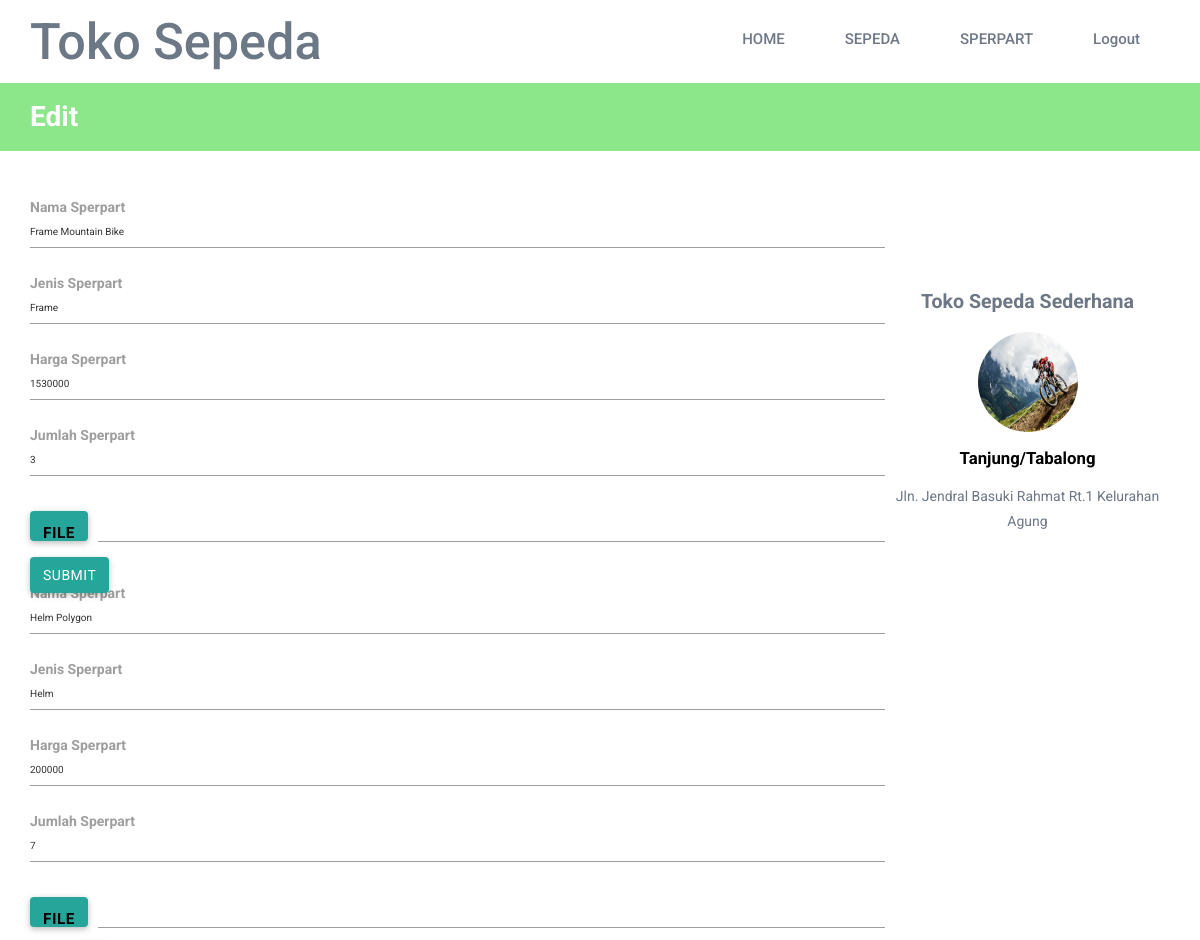
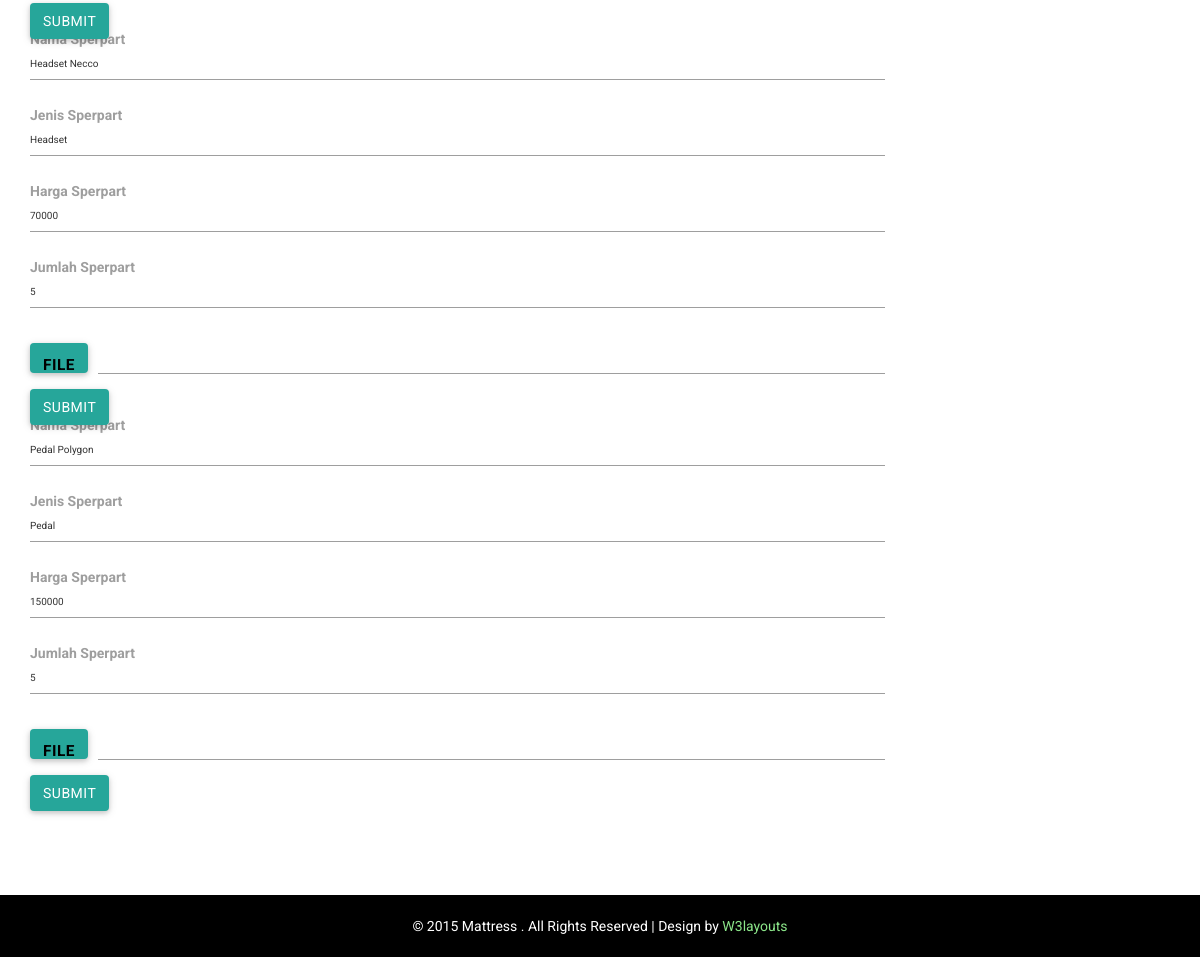
Screenshot of /php/admin/edit_sperpart.php with the database file from the repository (2 pictures, top to bottom).
### tables this page shows
CREATE TABLE `sperpart` (
  `id_sperpart` int(10) NOT NULL,
  `jenis` varchar(100) NOT NULL,
  `nama_sperpart` varchar(50) NOT NULL,
  `harga_sperpart` int(50) NOT NULL,
  `jumlah_barang` int(25) NOT NULL,
  `keterangan` varchar(250) NOT NULL,
  `gambar` varchar(100) NOT NULL
);

### php/admin/edit_sperpart.php (the view, shortened to what this page needs)
<?php
include_once('../sumber.php');
?>
<!DOCTYPE html>
<html>
<head>
<link href="../../materialize/css/style.css" rel="stylesheet" type="text/css" media="all" />
<link href="../../materialize/css/materialize.css" rel="stylesheet" type="text/css" media="all" />
<link href="../../materialize/css/materialize.min.css" rel="stylesheet" type="text/css" media="all" />
<link href="../../css/bootstrap.css" rel="stylesheet" type="text/css" media="all" />
<link href="../../css/style.css" rel="stylesheet" type="text/css" media="all" />
<link href="../../css/memenu.css" rel="stylesheet" type="text/css" media="all" />
</head>
<body>
		<div class="container">
			<div class="head-top">
				<div class="logo">
					<h1><a href="admin.php">Toko Sepeda</a></h1>
				</div>
		  <div class=" h_menu4">
				<ul class="memenu skyblue">
					  <li><a class="color8" href="admin.php">HOME</a></li>
				      <li><a class="color1" href="#">SEPEDA</a>
					</li>
				    <li class="grid"><a class="color2" href="#">SPERPART</a>
			    </li>
				<li><a class="color4" href="../logout.php">Logout</a></li>
			  </ul>
			</div>
		</div>
		</div>
	<div class="grow">
		<div class="container">
			<h2>Edit</h2>
		</div>
	</div>
	<div class="pro-du">
		<div class="container">
			<div class="col-md-9 product1">
				<div class=" bottom-product">
          <table border="0" style="font-size:1.5em; color:#8b8585;">
					<?php
					$kode_edit = $_GET['kode_sperpart'];
			    $isi = "SELECT * FROM sperpart WHERE id_sperpart LIKE '%$kode_edit%' ";
			    $result2 = $db->query($isi);
			        while ($hasil = $result2->fetch_assoc()) {
			            ?>
									<form class="col s12" method="post" enctype="multipart/form-data">
										<div class="row">
							        <div class="input-field col s12">
							          <input name="nama_sperpart" type="text" class="validate" value="<?= $hasil['nama_sperpart'] ?>">
							          <label style="font-size:1em;">Nama Sperpart</label>
							        </div>
							      </div>
										<div class="row">
							        <div class="input-field col s12">
							          <input name="jenis_sperpart" type="text" class="validate" value="<?= $hasil['jenis'] ?>">
							          <label style="font-size:1em;">Jenis Sperpart</label>
							        </div>
							      </div>
										<div class="row">
							        <div class="input-field col s12">
							          <input name="harga_sperpart" type="text" class="validate" value="<?= $hasil['harga_sperpart'] ?>">
							          <label style="font-size:1em;">Harga Sperpart</label>
							        </div>
							      </div>
										<div class="row">
							        <div class="input-field col s12">
							          <input name="jumlah_sperpart" type="text" class="validate" value="<?= $hasil['jumlah_barang'] ?>">
							          <label style="font-size:1em;">Jumlah Sperpart</label>
							        </div>
							      </div>
							       <div class="file-field input-field">
							       <div class="btn">
							         <span>File</span>
							       </div>
							       <div class="file-path-wrapper">
							         <input class="file-path validate" type="text">
							       </div>
							     </div>
							   <button class="btn waves-effect waves-light" type="submit" name="Simpan">Submit</button>
					<?php
			}
			?>
              </table>
				</div>
				</div>
				<div class="pr-btm">
				<h4>Toko Sepeda Sederhana</h4>
					<img class="img-responsive" src="../../images/profil.jpg" alt="">
					<h6>Tanjung/Tabalong</h6>
					<p>Jln. Jendral Basuki Rahmat Rt.1 Kelurahan Agung</p>
				</div>
			</div>
		</div>
		<div class="footer-class">
		<p>© 2015 Mattress . All Rights Reserved | Design by  <a href="http://w3layouts.com/" target="_blank">W3layouts</a> </p>
		</div>
</body>
</html>

### css/style.css (style rules this page uses)
body { background:#fff; font-family: 'Roboto', sans-serif; }
a { transition: 0.5s all; -webkit-transition: 0.5s all; -o-transition: 0.5s all; -moz-transition: 0.5s all; -ms-transition: 0.5s all; }
ul { padding: 0; margin: 0; }
h1,h2,h3,h4,h5,h6,label,p { margin:0; }
.logo { float: left; }
.head-top { padding: 1em 0; }
.logo h1 a { color: #6c7886; font-size: 1.4em; text-decoration: none; }
.h_menu4 { margin: 7px 0 0px; float: right; }
.footer-class p { color:#fff; font-size:1em; }
.footer-class p a { color:#8ce78a; text-decoration:none; }
.footer-class { padding: 1.5em 0; text-align:center; background:#000; }
.bottom-product { margin-bottom: 2em; margin-top: 0em; }
.product1 span { color: #000; font-size: 1.1em; font-weight: 700; }
.product1 { padding: 0; }
.pr-btm h4 { color: #6e7786; font-size: 1.4em; font-weight: 700; margin: 0 0 1em; }
.pr-btm h6 { font-size: 1.2em; font-weight: 700; margin: 1em 0; color: #000; }
.pr-btm p { color: #6e7786; font-size: 1em; margin: 1em 0; line-height: 1.8em; }
.pr-btm { text-align: center; margin:6em 0 0; }
.pr-btm img { width: 100px; height: 100px; border-radius: 50%; margin: 0 auto; }
.grow { background-color: #8ce78a; padding: 1.3em 0; }
.grow h2 { color: #fff; font-size: 2em; margin: 0; font-weight: 700; }
.pro-du { padding: 4em 0; }

### css/memenu.css (style rules this page uses)
.memenu { margin-bottom:0px;padding:0;width:100%;list-style:none;display:inline-block;position:relative;font-size:15px }
.memenu li { margin-bottom:-5px;display:inline }
.memenu>li>a { float:left;padding:8px 30px;text-decoration:none;text-transform:capitalize;font-size:1em; font-weight: 500; -webkit-transition: all 0.3s ease-in-out; -moz-transition: all 0.3s ease-in-out; -o-transition: all 0.3s ease-in-out; transition: all 0.3s ease-in-out; }
.skyblue li>a,.skyblue>li.showhide span { color:#6f7887 }

### rows the page displays
sperpart: nama_sperpart "Frame Mountain Bike", jenis_sperpart "Frame", harga_sperpart "1530000", jumlah_sperpart "3"
sperpart: nama_sperpart "Helm Polygon", jenis_sperpart "Helm", harga_sperpart "200000", jumlah_sperpart "7"
sperpart: nama_sperpart "Headset Necco", jenis_sperpart "Headset", harga_sperpart "70000", jumlah_sperpart "5"
sperpart: nama_sperpart "Pedal Polygon", jenis_sperpart "Pedal", harga_sperpart "150000", jumlah_sperpart "5"
